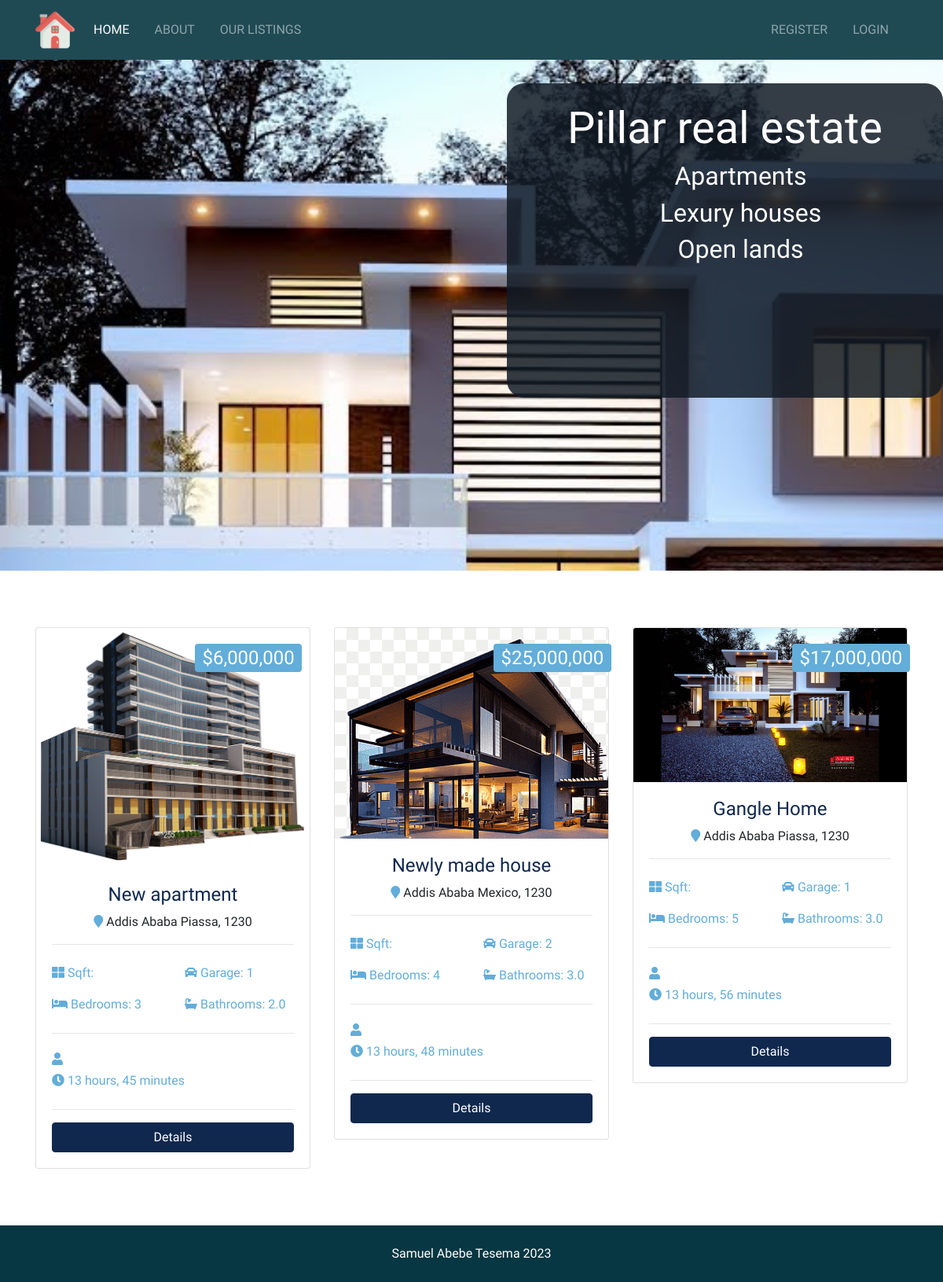
The page / on the database its author committed.
### listings/models.py (models this page shows, shortened)
class Listing(models.Model):
    agents = models.ForeignKey(Agent, on_delete=models.DO_NOTHING)
    title = models.CharField(max_length=200)
    address = models.CharField(max_length=200)
    city = models.CharField(max_length=100)
    state = models.CharField(max_length=100)
    zipcode = models.CharField(max_length=20)
    description = models.TextField(blank=True)
    price = models.IntegerField()
    bedrooms = models.IntegerField()
    bathrooms = models.DecimalField(max_digits=2, decimal_places=1)
    garage = models.IntegerField(default=0)
    sqft = models.CharField(max_length=20, blank=True)
    lot_size = models.DecimalField(max_digits=5, decimal_places=1)
    photo_main = models.ImageField(upload_to='photos/%Y/%m/%d')
    photo_1 = models.ImageField(upload_to='photos/%Y/%m/%d', blank=True)
    photo_2 = models.ImageField(upload_to='photos/%Y/%m/%d', blank=True)
    photo_3 = models.ImageField(upload_to='photos/%Y/%m/%d', blank=True)
    photo_4 = models.ImageField(upload_to='photos/%Y/%m/%d', blank=True)
    photo_5 = models.ImageField(upload_to='photos/%Y/%m/%d', blank=True)
    is_published = models.BooleanField(default=True)
    list_date = models.DateTimeField(default=datetime.now, blank=True)
    objects = models.Manager()

### pages/views.py (the view)
# urls.py: path('', views.index, name='listings'),
def index(request):
    listings = Listing.objects.order_by('-list_date').filter(is_published=True)[:3]
    context = {
        'listings': listings,
        'state_choices': state_choices,
        'bedroom_choices': bedroom_choices,
        'price_choices': price_choices
    }
    return render(request, 'pages/index.html', context)

### pages/templates/pages/index.html (shortened to what this page needs)
{% extends 'pages/layout.html' %}
{% load humanize %}
{% block content %}
	<section id="showcase">
		<div class="container text-center">
			<div class="home-search p-5">
				<div class="overlay p-5">
					<h1 class="display-4 mb-2">
					Pillar real estate
					</h1>
					<ul>
						<h2>Apartments</h2>
						<h2>Lexury houses</h2>
						<h2>Open lands</h2>
					</ul>
				</div>
			</div>
		</div>
	</section>
	<br>
	<section id="listings" class="py-5">
		<div class="container">
			<div class="row">
				{% if listings %}
					{% for listing in listings %}
						<div class="col-md-6 col-lg-4 mb-4">
							<div class="card listing-preview">
								<img class="card-img-top" src="{{ listing.photo_main.url }}" alt="">
								<div class="card-img-overlay">
									<h2>
									<span class="badge badge-secondary text-white">${{ listing.price | intcomma }}</span>
									</h2>
								</div>
								<div class="card-body">
									<div class="listing-heading text-center">
										<h4 class="text-primary">{{ listing.title }}</h4>
										<p>
											<i class="fas fa-map-marker text-secondary"></i>
										{{listing.city}} {{listing.state}}, {{listing.zipcode}}</p>
									</div>
									<hr>
										<div class="row py-2 text-secondary">
											<div class="col-6">
												<i class="fas fa-th-large"></i> Sqft: {{listing.sqft}}</div>
											<div class="col-6">
												<i class="fas fa-car"></i> Garage: {{listing.garage}}
											</div>
										</div>
									<div class="row py-2 text-secondary">
										<div class="col-6">
										<i class="fas fa-bed"></i> Bedrooms: {{listing.bedrooms}}</div>
										<div class="col-6">
										<i class="fas fa-bath"></i> Bathrooms: {{listing.bathrooms}}</div>
									</div>
									<hr>
									<div class="row py-2 text-secondary">
										<div class="col-6">
										<i class="fas fa-user"></i> {{ listing.realtor }}</div>
									</div>
									<div class="row text-secondary pb-2">
										<div class="col-12">
										<i class="fas fa-clock"></i> {{ listing.list_date | timesince }}</div>
									</div>
									<hr>
									<a href="{% url 'listing' listing.id %}" class="btn btn-primary btn-block"> Details </a>
								</div>
							</div>
						</div>
					{% endfor %}
				{% else %}
					<div class="col-md-12">
						<p>No Listings Available</p>
					</div>
				{% endif %}
			</div>
		</div>
	</section>
{% endblock content %}

### realEstate/static/css/all.css (style rules this page uses)
.fa, .fas, .far, .fal, .fab { -moz-osx-font-smoothing: grayscale; -webkit-font-smoothing: antialiased; display: inline-block; font-style: normal; font-variant: normal; text-rendering: auto; line-height: 1; }
.fa-bath:before { content: "\f2cd"; }
.fa-bed:before { content: "\f236"; }
.fa-car:before { content: "\f1b9"; }
.fa-clock:before { content: "\f017"; }
.fa-map-marker:before { content: "\f041"; }
.fa-th-large:before { content: "\f009"; }
.fa-user:before { content: "\f007"; }
.fa, .fas { font-family: 'Font Awesome 5 Free'; font-weight: 900; }

### realEstate/static/css/style.css (style rules this page uses)
img { width: 100%; }
#showcase { background: url(../img/coverr.jpg) no-repeat top center fixed; background-size: cover; position: relative; min-height: 650px; color: #fff; padding-top: 6rem; }
#showcase .home-search { min-height: 400px; position: relative; border-radius: 5px; }
#showcase .overlay { content: ''; position: absolute; top: -66px; left: 600px; min-height: 400px; width: 50%; background: rgb(18 28 38 / 85%); border-radius: 22px; }
.listing-preview a { position: relative; }

### rows shown on the page
Listing: photo_main (picture), price "6,000,000", title "New apartment", city "Addis Ababa", state "Piassa", zipcode "1230", garage "1", bedrooms "3", bathrooms "2.0", list_date "13 hours, 45 minutes"
Listing: photo_main (picture), price "25,000,000", title "Newly made house", city "Addis Ababa", state "Mexico", zipcode "1230", garage "2", bedrooms "4", bathrooms "3.0", list_date "13 hours, 48 minutes"
Listing: photo_main (picture), price "17,000,000", title "Gangle Home", city "Addis Ababa", state "Piassa", zipcode "1230", garage "1", bedrooms "5", bathrooms "3.0", list_date "13 hours, 56 minutes"
